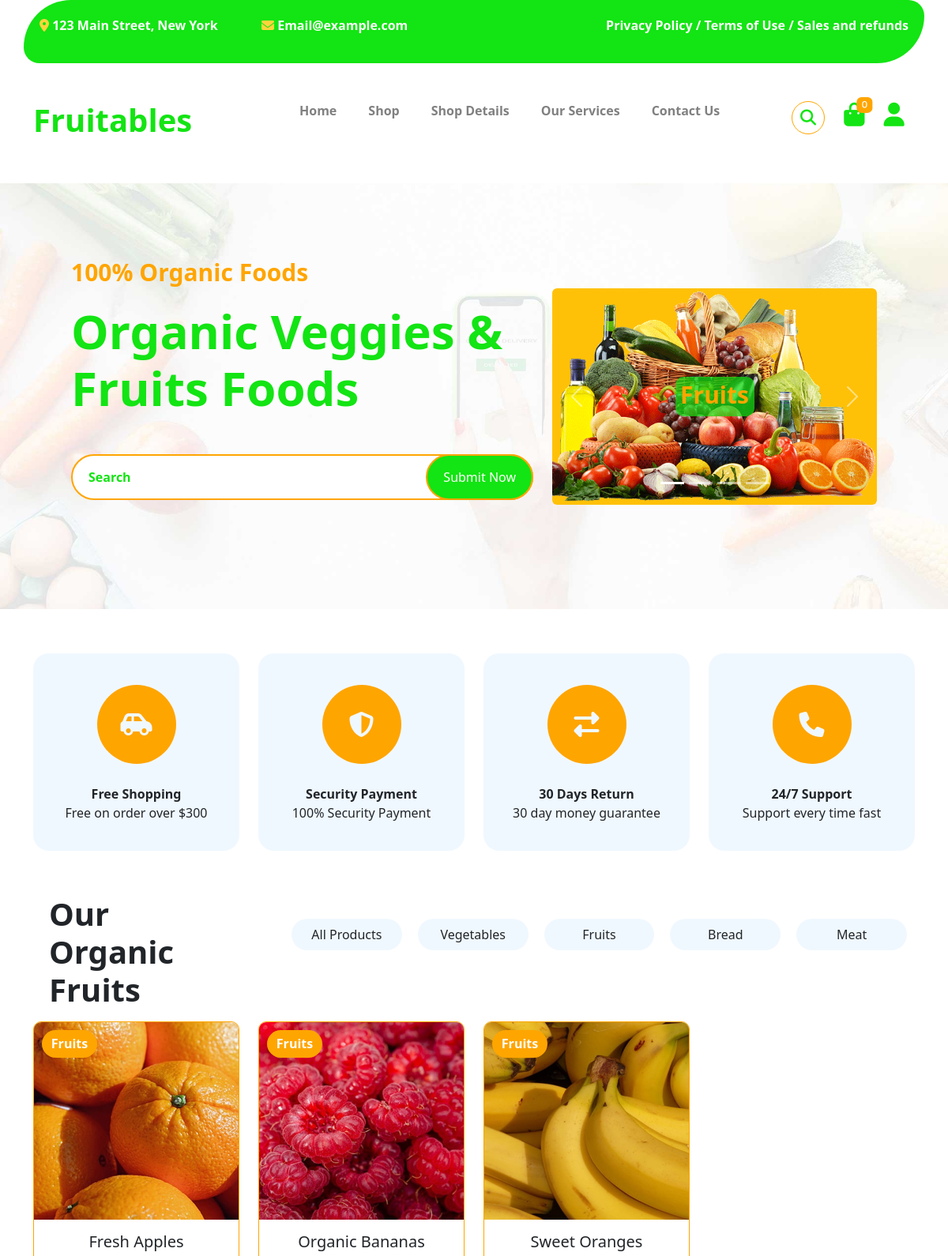
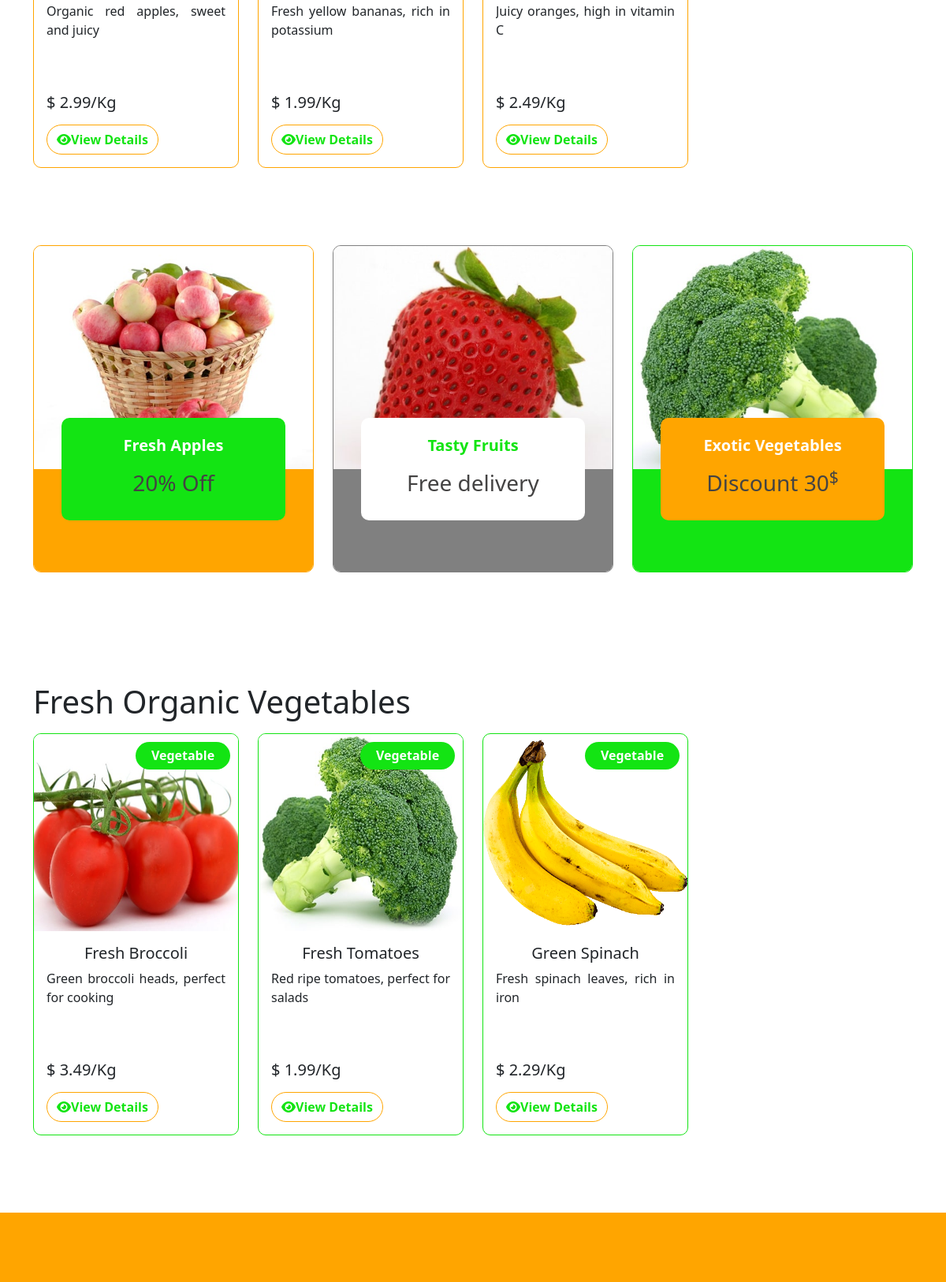
The page / (upper part) on the database its author committed (2 pictures, top to bottom).
### tables this page shows
CREATE TABLE IF NOT EXISTS `products` (
  `id` int(11) NOT NULL AUTO_INCREMENT,
  `tittle` varchar(255) NOT NULL,
  `details` text,
  `price` decimal(10,2) NOT NULL,
  `category` varchar(100) NOT NULL,
  `image` varchar(255) NOT NULL,
  `created_at` timestamp DEFAULT CURRENT_TIMESTAMP,
  PRIMARY KEY (`id`)
);

### public/index.php (the view, shortened to what the rows shown need)
<?php
$category1 = "Fruit";
$category2 = "Vegetable";
$select = "SELECT * FROM `products` WHERE category = '$category1'";
$result = mysqli_query($conn, $select);
$select2 = "SELECT * FROM `products` WHERE category = '$category2'";
$result2 = mysqli_query($conn, $select2);
?>
<!DOCTYPE html>
<html lang="en">
<head>
    <link rel="stylesheet" href="https://cdnjs.cloudflare.com/ajax/libs/font-awesome/6.7.2/css/all.min.css">
    <link rel="stylesheet" href="assets/Laibraries/css/bootstrap.min.css">
    <link rel="stylesheet" href="https://cdnjs.cloudflare.com/ajax/libs/OwlCarousel2/2.3.4/assets/owl.carousel.min.css">
    <link rel="stylesheet"
        href="https://cdnjs.cloudflare.com/ajax/libs/OwlCarousel2/2.3.4/assets/owl.theme.default.min.css">
    <link rel="stylesheet" href="https://cdnjs.cloudflare.com/ajax/libs/font-awesome/6.7.2/css/all.min.css">
    <link rel="stylesheet" href="assets/Css/style.css">
</head>
<body>
    <header>
        <div class="container my-5">
            <div class="row">
                <div class="col-lg-3 col-md-3 col-sm-12 logo">
                    <h1>Fruitables</h1>
                </div>
            </div>
        </div>
    </header>
    <section>
        <div class="container-fluid hero">
            <div class="row">
                <div class="col-lg-7 col-md-6 col-sm-12">
                    <h1>Organic Veggies & Fruits Foods</h1>
                </div>
            </div>
    </section>
    <section>
        <div class="container">
            <div class="cards">
                <div class="row">
                    <?php
                    while ($row = mysqli_fetch_assoc($result)) {
                    ?>
                        <div class="col-lg-3 col-md-6 col-sm-12 my-2 text-center">
                            <div class="card p-0">
                                <div class="fruit">
                                    <p>
                                        Fruits
                                    </p>
                                </div>
                                <img src="./assets/Product_Images/<?php echo $row['image']; ?>" class="card-img-top" alt="...">
                                <div class="card-body">
                                    <h5 class="card-title">
                                        <?php echo $row['tittle']; ?>
                                    </h5>
                                    <p class="card-text">
                                        <?php echo $row['details']; ?>
                                    </p>
                                    <h5 class="card-title text-start">$
                                        <?php echo $row['price']; ?>/Kg
                                    </h5>
                                    <div class="buton mt-3">
                                        <a href="./shop_details.php?id=<?php echo $row['id']; ?>" class="btn"><i class="fa-solid fa-eye"></i>View Details</a>
                                    </div>
                                </div>
                            </div>
                        </div>
                    <?php
                    }
                    ?>
                </div>
            </div>
        </div>
    </section>
    <section>
        <div class="container">
            <div class="vages">
                <div class="heading">
                    <h1>Fresh Organic Vegetables</h1>
                </div>
                <div class="row">
                    <?php
                    while ($row2 = mysqli_fetch_assoc($result2)) {
                    ?>
                        <div class="col-lg-3 col-md-6 col-sm-12 my-2 text-center">
                            <div class="card p-0">
                                <div class="fruit">
                                    <p>
                                        Vegetable
                                    </p>
                                </div>
                                <img src="./assets/Product_Images/<?php echo $row2['image']; ?>" class="card-img-top" alt="...">
                                <div class="card-body">
                                    <h5 class="card-title">
                                        <?php echo $row2['tittle']; ?>
                                    </h5>
                                    <p class="card-text">
                                        <?php echo $row2['details']; ?>
                                    </p>
                                    <h5 class="card-title text-start">$
                                        <?php echo $row2['price']; ?>/Kg
                                    </h5>
                                    <div class="buton mt-3">
                                    <a href="./shop_details.php?id=<?php echo $row2['id']; ?>" class="btn"><i class="fa-solid fa-eye"></i>View Details</a>
                                    </div>
                                </div>
                            </div>
                        </div>
                    <?php
                    }
                    ?>
                </div>
            </div>
        </div>
    </section>
</body>
</html>

### rows shown on the page
products: image (picture), tittle "Fresh Apples", details "Organic red apples, sweet and juicy", price "2.99"
products: image (picture), tittle "Organic Bananas", details "Fresh yellow bananas, rich in potassium", price "1.99"
products: image (picture), tittle "Sweet Oranges", details "Juicy oranges, high in vitamin C", price "2.49"
products: image (picture), tittle "Fresh Broccoli", details "Green broccoli heads, perfect for cooking", price "3.49"
products: image (picture), tittle "Fresh Tomatoes", details "Red ripe tomatoes, perfect for salads", price "1.99"
products: image (picture), tittle "Green Spinach", details "Fresh spinach leaves, rich in iron", price "2.29"

### other values the page prints
count($_SESSION['cart'] ?? []) "0"
